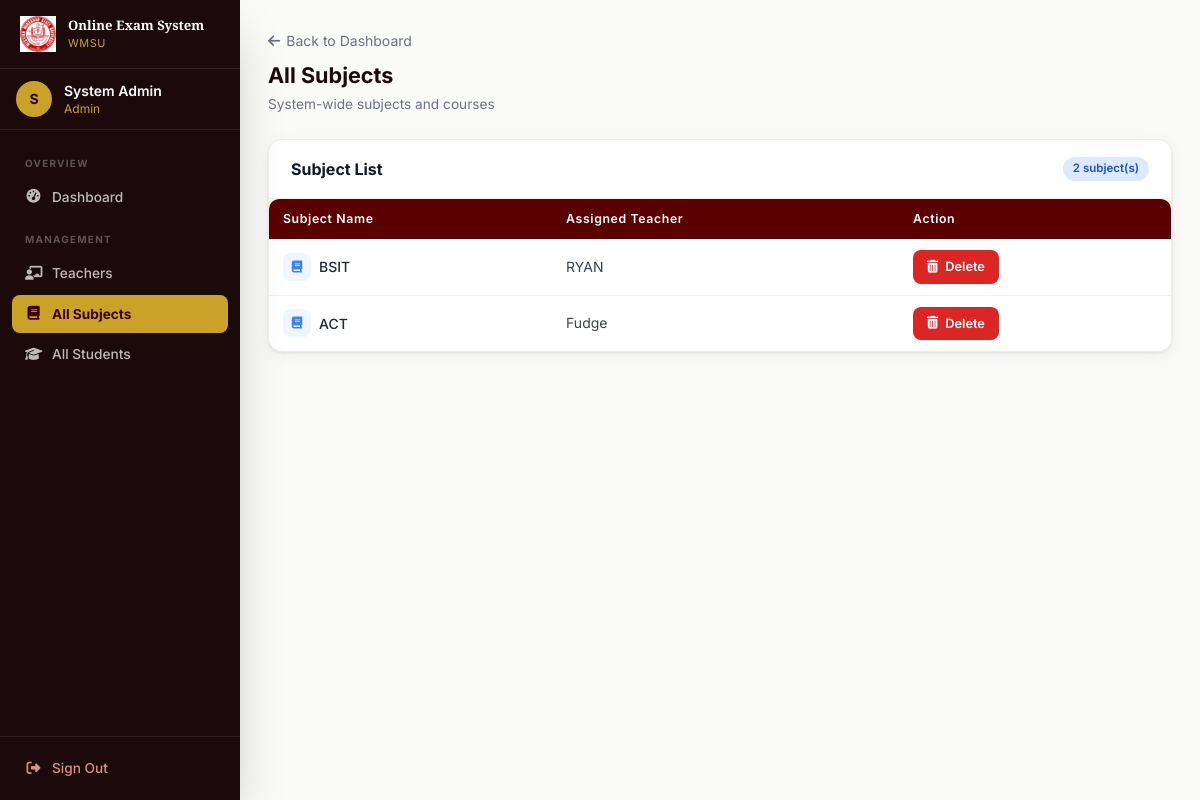
Screenshot of /admin/view_all_subjects (signed in) with the database file from the repository.
### tables this page shows
CREATE TABLE subjects (
        id INTEGER PRIMARY KEY AUTOINCREMENT,
        subject_name TEXT NOT NULL,
        teacher_id INTEGER NOT NULL,
        FOREIGN KEY (teacher_id) REFERENCES users (id)
    );

CREATE TABLE users (
        id INTEGER PRIMARY KEY AUTOINCREMENT,
        name TEXT NOT NULL,
        email TEXT UNIQUE NOT NULL,
        password TEXT NOT NULL,
        role TEXT NOT NULL,
        student_number INTEGER UNIQUE,
        is_verified INTEGER DEFAULT 0
    );

### app.py (the view)
@app.route('/admin/view_all_subjects')
@login_required
@admin_required
def view_all_subjects():
    conn = get_db()
    subjects = db_execute(conn,
        "SELECT s.*, u.name as teacher_name FROM subjects s JOIN users u ON s.teacher_id = u.id"
    ).fetchall()
    conn.close()
    return render_template('view_all_subjects.html', subjects=subjects)

### app.py (called while the page is built)
def get_db():
    if USE_POSTGRES:
        conn = psycopg2.connect(DATABASE_URL)
        conn.autocommit = False
        return conn
    else:
        conn = sqlite3.connect('examination.db')
        conn.row_factory = sqlite3.Row
        return conn

def db_cursor(conn):
    if USE_POSTGRES:
        return conn.cursor(cursor_factory=psycopg2.extras.RealDictCursor)
    return conn.cursor()

def db_execute(conn, sql, params=()):
    if USE_POSTGRES:
        sql = sql.replace('?', '%s')
    cur = db_cursor(conn)
    cur.execute(sql, params)
    return cur

def login_required(f):
    @wraps(f)
    def decorated(*args, **kwargs):
        if 'user_id' not in session:
            flash('Please sign in to continue.', 'danger')
            return redirect(url_for('login'))
        return f(*args, **kwargs)
    return decorated

def admin_required(f):
    @wraps(f)
    def decorated(*args, **kwargs):
        if session.get('role') != 'admin':
            flash('Admin access required.', 'danger')
            return redirect(url_for('dashboard'))
        return f(*args, **kwargs)
    return decorated

### templates/view_all_subjects.html (shortened to what this page needs)
{% extends "base.html" %}
{% block content %}
<div class="mb-6">
    <a href="{{ url_for('admin_dashboard') }}" class="text-sm text-gray-500 hover:text-maroon-700 transition-colors mb-2 inline-block"><i class="fas fa-arrow-left mr-1.5"></i>Back to Dashboard</a>
    <h1 class="page-title">All Subjects</h1>
    <p class="page-subtitle">System-wide subjects and courses</p>
</div>
<div class="card">
    <div class="card-header">
        <h2 class="font-bold text-gray-900 text-base">Subject List</h2>
        <span class="badge badge-blue">{{ subjects|length }} subject(s)</span>
    </div>
    {% if subjects %}
    <div class="table-wrap">
        <table class="data-table">
            <thead>
                <tr>
                    <th>Subject Name</th>
                    <th>Assigned Teacher</th>
                    <th>Action</th>
                </tr>
            </thead>
            <tbody>
                {% for subject in subjects %}
                <tr>
                    <td>
                        <div class="flex items-center gap-2">
                            <div class="w-7 h-7 rounded-lg bg-blue-50 flex items-center justify-center flex-shrink-0">
                                <i class="fas fa-book text-blue-500 text-xs"></i>
                            </div>
                            <span class="font-medium text-gray-800">{{ subject.subject_name }}</span>
                        </div>
                    </td>
                    <td class="text-gray-600 text-sm">{{ subject.teacher_name }}</td>
                    <td>
                        <a href="{{ url_for('delete_subject', subject_id=subject.id) }}"
                           onclick="return confirm('⚠️ Delete \"{{ subject.subject_name }}\"?\n\nThis will permanently remove all associated exams, questions, and student enrollments. This cannot be undone.')"
                           class="btn btn-danger btn-sm">
                            <i class="fas fa-trash-can"></i> Delete
                        </a>
                    </td>
                </tr>
                {% endfor %}
            </tbody>
        </table>
    </div>
    {% else %}
    <div class="card-body text-center py-12">
        <div class="w-14 h-14 bg-gray-100 rounded-full flex items-center justify-center mx-auto mb-3"><i class="fas fa-book text-gray-300 text-2xl"></i></div>
        <p class="text-gray-500 text-sm font-medium">No subjects created yet</p>
    </div>
    {% endif %}
</div>
{% endblock %}

### templates/base.html (style rules this page uses)
* { box-sizing:border-box }
html { scroll-behavior:smooth }
body { font-family:'Inter',system-ui,sans-serif }
.data-table { width:100%;border-collapse:collapse }
.data-table th { background:#5a0000;color:#fff;padding:11px 14px;text-align:left;font-size:.77rem;font-weight:600;letter-spacing:.05em;white-space:nowrap }
.data-table th:first-child { border-radius:8px 0 0 0 }
.data-table th:last-child { border-radius:0 8px 0 0 }
.data-table td { padding:11px 14px;font-size:.875rem;color:#374151;border-bottom:1px solid #f3f0ee;vertical-align:middle }
.data-table tbody tr { background:#fff;transition:background .15s }
.data-table tbody tr:last-child td { border-bottom:none }
.btn { display:inline-flex;align-items:center;gap:7px;padding:10px 20px;border:none;border-radius:8px;font-size:.875rem;font-weight:600;cursor:pointer;transition:all .2s;font-family:'Inter',sans-serif;text-decoration:none;white-space:nowrap }
.btn-danger { background:#dc2626;color:#fff;padding:8px 16px;font-size:.8rem }
.btn-sm { padding:7px 14px;font-size:.8rem }
.badge { display:inline-flex;align-items:center;gap:4px;padding:3px 10px;border-radius:20px;font-size:.72rem;font-weight:600 }
.badge-blue { background:#dbeafe;color:#1d4ed8 }
.card { background:#fff;border-radius:14px;box-shadow:0 1px 3px rgba(0,0,0,.08),0 4px 16px rgba(0,0,0,.06);border:1px solid #f0ebe8;overflow:hidden }
.card-header { padding:17px 22px;border-bottom:1px solid #f3f0ee;display:flex;align-items:center;justify-content:space-between;flex-wrap:wrap;gap:10px }
.page-title { font-size:1.35rem;font-weight:700;color:#1a0a0a;margin-bottom:3px }
.page-subtitle { font-size:.855rem;color:#6b7280 }
a { text-decoration:none }
.table-wrap { overflow-x:auto;border-radius:10px;box-shadow:0 1px 3px rgba(0,0,0,.08) }

### rows the page displays
subjects: subject_name "BSIT", teacher_name "RYAN"
subjects: subject_name "ACT", teacher_name "Fudge"

### other values shown
{{ (session.name or 'U')[0]|upper }} "S"
{{ session.name }} "System Admin"
{{ session.role }} "Admin"
{{ subjects|length }} "2"
